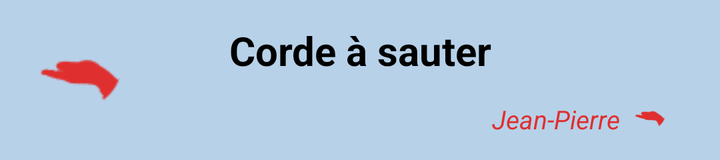
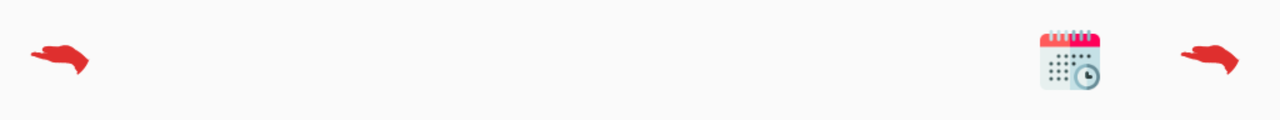

An Android layout and its configuration variant, each rendered on a device that would load it. The default file and the variant file are quoted in full after the pictures.
<!-- AndroidManifest.xml: application theme AppTheme -->
<!-- res/layout/loanactivity_recyclerview_item_loan.xml -->
<?xml version="1.0" encoding="utf-8"?>
<androidx.constraintlayout.widget.ConstraintLayout
        xmlns:android="http://schemas.android.com/apk/res/android"
        xmlns:app="http://schemas.android.com/apk/res-auto"
        android:id="@+id/item_loan_recycler_layout"
        android:background="@color/primaryLightColor"
        android:layout_width="match_parent"
        android:layout_height="80dp">

    <androidx.appcompat.widget.AppCompatImageView
            android:id="@+id/item_product_category"
            android:layout_width="80dp"
            android:layout_height="match_parent"
            android:scaleType="centerCrop"
            android:src="@drawable/ic_borrowing"
            app:layout_constraintTop_toTopOf="parent"
            app:layout_constraintLeft_toLeftOf="parent"/>

    <TextView
            android:id="@+id/item_product"
            android:layout_width="match_parent"
            android:layout_height="wrap_content"
            android:gravity="center_vertical"
            android:textSize="@dimen/title_size_small"
            android:paddingEnd="@dimen/middle"
            android:textStyle="bold"
            android:textAlignment="center"
            android:text="Corde à sauter"
            android:textColor="@color/black"
            android:paddingStart="@dimen/middle"
            app:layout_constraintBottom_toTopOf="@+id/item_to_from"
            app:layout_constraintTop_toTopOf="parent"/>

    <TextView
            android:id="@+id/item_to_from"
            android:layout_width="wrap_content"
            android:layout_height="wrap_content"
            android:gravity="center_vertical"
            android:textSize="@dimen/text_size"
            android:textStyle="italic"
            android:paddingEnd="@dimen/basic"
            android:textColor="@color/red"
            app:layout_constraintRight_toLeftOf="@+id/item_recipient"
            app:layout_constraintTop_toBottomOf="@id/item_product"
            app:layout_constraintBottom_toBottomOf="parent"/>

        <TextView
                android:id="@+id/item_recipient"
                android:layout_width="wrap_content"
                android:layout_height="wrap_content"
                android:gravity="center_vertical"
                android:textSize="@dimen/text_size"
                android:textStyle="italic"
                android:text="Jean-Pierre"
                android:textColor="@color/red"
                app:layout_constraintRight_toLeftOf="@+id/item_loan_type"
                app:layout_constraintTop_toBottomOf="@id/item_product"
                app:layout_constraintBottom_toBottomOf="parent"/>

        <androidx.appcompat.widget.AppCompatImageView
                android:id="@+id/item_loan_type"
                android:layout_width="30dp"
                android:layout_height="30dp"
                android:scaleType="centerCrop"
                android:src="@drawable/ic_borrowing"
                android:layout_margin="@dimen/middle"
                app:layout_constraintBottom_toBottomOf="parent"
                app:layout_constraintTop_toBottomOf="@id/item_product"
                app:layout_constraintRight_toLeftOf="@id/item_due_date"/>



    <TextView
            android:id="@+id/item_due_date"
            android:layout_width="wrap_content"
            android:layout_height="match_parent"
            android:gravity="center_vertical"
            android:layout_marginBottom="@dimen/basic"
            android:textSize="@dimen/text_size"
            android:textStyle="bold"
            android:layout_marginEnd="@dimen/default_margin"
            android:textColor="@color/red"
            app:layout_constraintRight_toRightOf="parent"
            />

</androidx.constraintlayout.widget.ConstraintLayout>
<!-- resources referenced by this layout -->
<resources>
  <color name="black">#000000</color>
  <color name="primaryLightColor">#B7D1E9</color>
  <color name="red">#DF2F2E</color>
  <dimen name="basic">5dip</dimen>
  <dimen name="default_margin">10dip</dimen>
  <dimen name="middle">10dip</dimen>
  <dimen name="text_size">13sp</dimen>
  <dimen name="title_size_small">20sp</dimen>
  <!-- drawable ic_borrowing: png bitmap (drawable-hdpi, 613 bytes) -->
  <style name="AppTheme" parent="Theme.AppCompat.Light.NoActionBar">
          
          <item name="colorPrimary">@color/primaryColor</item>
          <item name="colorPrimaryDark">@color/primaryDarkColor</item>
          <item name="colorAccent">@color/secondaryColor</item>
      </style>
  <color name="primaryColor">#9EC6E6</color>
  <color name="primaryDarkColor">#3c77a4</color>
  <color name="secondaryColor">#ffa726</color>
</resources>
<!-- res/layout-land/loanactivity_recyclerview_item_loan.xml (the repository's variant of the layout above) -->
<!-- drawn on the phone turned sideways -->
<?xml version="1.0" encoding="utf-8"?>
<androidx.constraintlayout.widget.ConstraintLayout
        xmlns:android="http://schemas.android.com/apk/res/android"
        xmlns:app="http://schemas.android.com/apk/res-auto"
        android:id="@+id/item_loan_recycler_layout"
        android:layout_width="match_parent"
        android:layout_height="60dp">

        <androidx.appcompat.widget.AppCompatImageView
                android:id="@+id/item_product_category"
                android:layout_width="60dp"
                android:layout_height="wrap_content"
                android:scaleType="centerCrop"
                android:src="@drawable/ic_borrowing"
                app:layout_constraintTop_toTopOf="parent"
                app:layout_constraintBottom_toBottomOf="parent"
                app:layout_constraintLeft_toLeftOf="parent"/>

        <TextView
                android:id="@+id/item_product"
                android:layout_width="0dp"
                android:layout_height="wrap_content"
                android:gravity="center_vertical"
                android:textSize="@dimen/text_size_max"
                android:paddingEnd="@dimen/middle"
                android:textStyle="bold"
                android:textColor="@color/black"
                android:paddingStart="@dimen/middle"
                app:layout_constraintLeft_toRightOf="@+id/item_product_category"
                app:layout_constraintRight_toLeftOf="@+id/guideline_vertical_center"
                app:layout_constraintBottom_toBottomOf="parent"
                app:layout_constraintTop_toTopOf="parent"/>

        <androidx.appcompat.widget.AppCompatImageView
                android:id="@+id/item_due_date_pic"
                android:layout_width="60dp"
                android:layout_height="60dp"
                android:scaleType="centerCrop"
                android:src="@drawable/ic_due_date"
                android:visibility="visible"
                app:layout_constraintBottom_toBottomOf="parent"
                app:layout_constraintRight_toLeftOf="@+id/item_due_date"
                app:layout_constraintTop_toTopOf="parent"
                app:layout_constraintVertical_bias="0.0" />

        <TextView
                android:id="@+id/item_due_date"
                android:layout_width="wrap_content"
                android:layout_height="0dp"
                android:gravity="center_vertical"
                android:textSize="@dimen/text_size"
                android:textStyle="bold"
                android:layout_marginEnd="@dimen/default_margin"
                android:visibility="visible"
                app:layout_constraintBottom_toBottomOf="parent"
                app:layout_constraintTop_toTopOf="parent"
                app:layout_constraintRight_toLeftOf="@+id/item_loan_type"
                />

        <androidx.appcompat.widget.AppCompatImageView
                android:id="@+id/item_loan_type"
                android:layout_width="60dp"
                android:layout_height="60dp"
                android:scaleType="centerCrop"
                android:src="@drawable/ic_borrowing"
                app:layout_constraintRight_toLeftOf="@+id/item_recipient"
                app:layout_constraintBottom_toBottomOf="parent"
                app:layout_constraintTop_toTopOf="parent"
                />

        <TextView
                android:id="@+id/item_recipient"
                android:layout_width="wrap_content"
                android:layout_height="wrap_content"
                android:textSize="@dimen/text_size"
                android:paddingEnd="@dimen/basic"
                android:gravity="center_vertical"
                android:textStyle="italic"
                android:textColor="@color/red"
                app:layout_constraintBottom_toBottomOf="parent"
                app:layout_constraintTop_toTopOf="parent"
                app:layout_constraintRight_toLeftOf="@id/item_notif"/>

        <androidx.appcompat.widget.AppCompatImageView
                android:id="@+id/item_notif"
                android:layout_width="40dp"
                android:layout_height="40dp"
                android:scaleType="centerCrop"
                android:visibility="gone"
                android:src="@drawable/ic_notification"
                app:layout_constraintRight_toRightOf="parent"
                app:layout_constraintTop_toTopOf="parent"
                app:layout_constraintBottom_toBottomOf="parent"
                />

        <androidx.constraintlayout.widget.Guideline
                android:id="@+id/guideline_vertical_center"
                android:layout_width="1dp"
                android:layout_height="wrap_content"
                android:orientation="vertical"
                app:layout_constraintGuide_percent="0.5"/>

        <androidx.constraintlayout.widget.Guideline
                android:id="@+id/guideline_vertical_right"
                android:layout_width="1dp"
                android:layout_height="wrap_content"
                android:orientation="vertical"
                app:layout_constraintGuide_percent="0.75"/>

</androidx.constraintlayout.widget.ConstraintLayout>
<!-- resources referenced by the variant -->
<!-- as the phone turned sideways resolves them -->
<resources>
  <color name="black">#000000</color>
  <color name="red">#DF2F2E</color>
  <dimen name="basic">5dip</dimen>
  <dimen name="default_margin">10dip</dimen>
  <dimen name="middle">10dip</dimen>
  <dimen name="text_size">13sp</dimen>
  <dimen name="text_size_max">18sp</dimen>
  <!-- drawable ic_borrowing: png bitmap (drawable-hdpi, 613 bytes) -->
  <!-- drawable ic_due_date: png bitmap (drawable-hdpi, 1351 bytes) -->
  <!-- drawable ic_notification: png bitmap (drawable-hdpi, 960 bytes) -->
  <style name="AppTheme" parent="Theme.AppCompat.Light.NoActionBar">
          
          <item name="colorPrimary">@color/primaryColor</item>
          <item name="colorPrimaryDark">@color/primaryDarkColor</item>
          <item name="colorAccent">@color/secondaryColor</item>
      </style>
  <color name="primaryColor">#9EC6E6</color>
  <color name="primaryDarkColor">#3c77a4</color>
  <color name="secondaryColor">#ffa726</color>
</resources>
